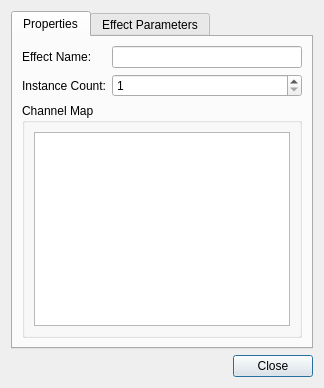
<?xml version="1.0" encoding="UTF-8"?>
<ui version="4.0">
 <class>dialog</class>
 <widget class="QDialog" name="dialog">
  <property name="windowModality">
   <enum>Qt::ApplicationModal</enum>
  </property>
  <property name="windowTitle">
   <string>LV2 Effect Configuration</string>
  </property>
  <layout class="QVBoxLayout" stretch="1,0">
   <item>
    <widget class="QTabWidget" name="tabWidget">
     <property name="currentIndex">
      <number>0</number>
     </property>
     <widget class="QWidget" name="widget">
      <attribute name="title">
       <string>Properties</string>
      </attribute>
      <layout class="QVBoxLayout" stretch="0,1">
       <item>
        <layout class="QFormLayout">
         <item row="0" column="0">
          <widget class="QLabel" name="label">
           <property name="text">
            <string>Effect Name:</string>
           </property>
          </widget>
         </item>
         <item row="0" column="1">
          <widget class="QLineEdit" name="name"/>
         </item>
         <item row="1" column="0">
          <widget class="QLabel" name="label">
           <property name="text">
            <string>Instance Count:</string>
           </property>
          </widget>
         </item>
         <item row="1" column="1">
          <widget class="QSpinBox" name="instances">
           <property name="minimum">
            <number>1</number>
           </property>
           <property name="maximum">
            <number>65535</number>
           </property>
           <property name="value">
            <number>1</number>
           </property>
          </widget>
         </item>
        </layout>
       </item>
       <item>
        <widget class="QGroupBox" name="groupBox">
         <property name="title">
          <string>Channel Map</string>
         </property>
         <layout class="QVBoxLayout" name="verticalLayout" stretch="1">
          <item>
           <widget class="QTableView" name="channelMap"/>
          </item>
         </layout>
        </widget>
       </item>
      </layout>
     </widget>
     <widget class="QWidget" name="parametersTab">
      <attribute name="title">
       <string>Effect Parameters</string>
      </attribute>
      <layout class="QVBoxLayout" stretch="1">
       <item>
        <widget class="QScrollArea" name="parameterScrollArea">
         <property name="horizontalScrollBarPolicy">
          <enum>Qt::ScrollBarAlwaysOff</enum>
         </property>
         <property name="widgetResizable">
          <bool>true</bool>
         </property>
         <widget class="QWidget" name="parameterFormWidget">
          <layout class="QVBoxLayout">
           <item>
            <layout class="QGridLayout" name="parameterFormLayout"/>
           </item>
           <item>
            <spacer>
             <property name="orientation">
              <enum>Qt::Vertical</enum>
             </property>
             <property name="sizeHint" stdset="0">
              <size>
               <width>0</width>
               <height>0</height>
              </size>
             </property>
            </spacer>
           </item>
          </layout>
         </widget>
        </widget>
       </item>
      </layout>
     </widget>
    </widget>
   </item>
   <item>
    <layout class="QHBoxLayout">
     <item>
      <spacer>
       <property name="orientation">
        <enum>Qt::Horizontal</enum>
       </property>
       <property name="sizeHint" stdset="0">
        <size>
         <width>0</width>
         <height>0</height>
        </size>
       </property>
      </spacer>
     </item>
     <item>
      <widget class="QPushButton" name="closeButton">
       <property name="text">
        <string>Close</string>
       </property>
       <property name="icon">
        <iconset resource="../../lib/lib.qrc">
         <normaloff>:/synthclone/images/16x16/close.png</normaloff>:/synthclone/images/16x16/close.png</iconset>
       </property>
      </widget>
     </item>
    </layout>
   </item>
  </layout>
 </widget>
 <resources>
  <include location="../../lib/lib.qrc"/>
 </resources>
 <connections/>
</ui>
